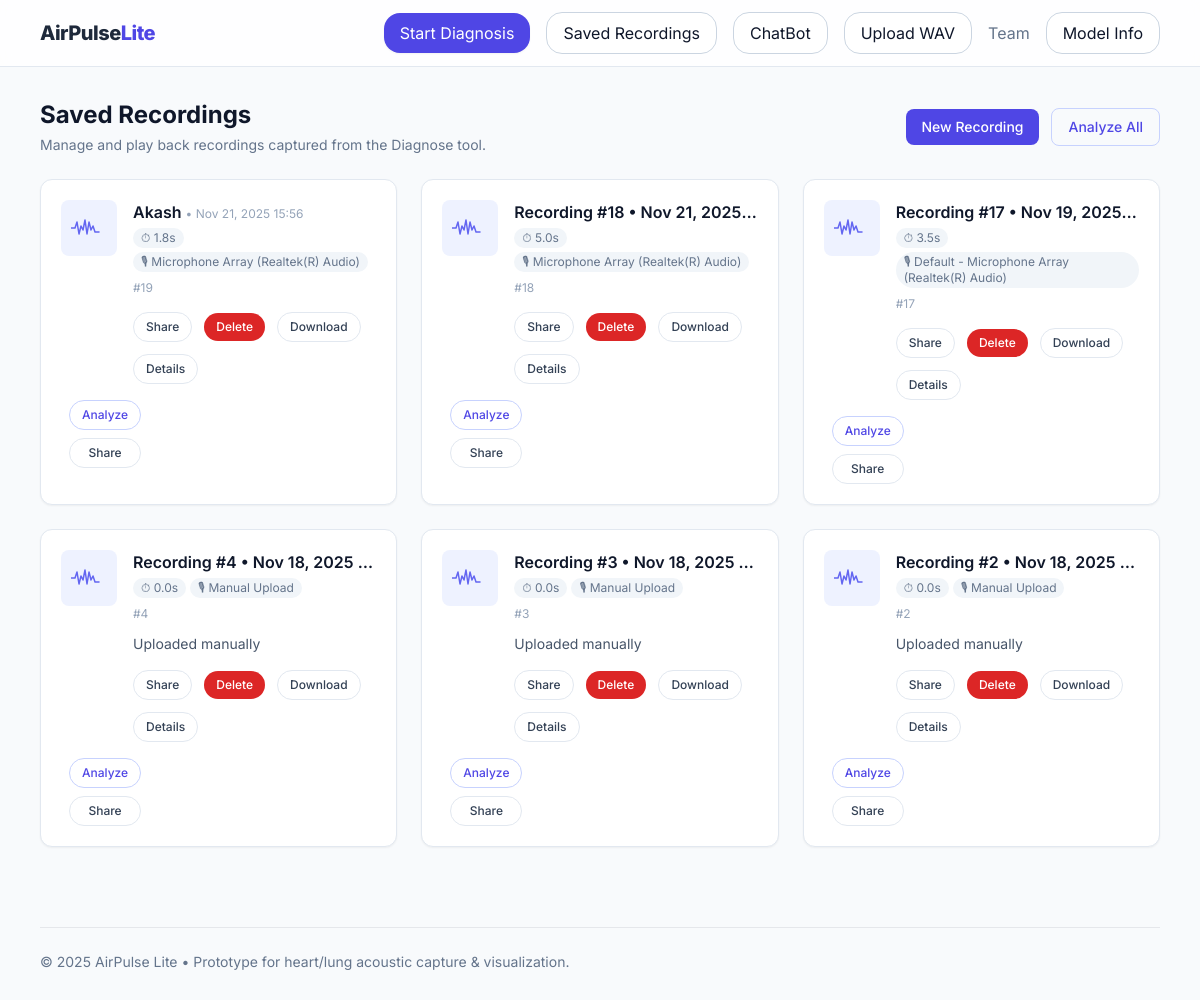
The app's page /recordings with its own data.
### tables this page shows
CREATE TABLE recordings(
        id INTEGER PRIMARY KEY AUTOINCREMENT,
        filename TEXT NOT NULL,
        created_at TEXT NOT NULL,
        duration_sec REAL,
        device_label TEXT,
        notes TEXT
    , title TEXT);

### app.py (the view)
@app.route("/recordings")
def recordings():
    con = get_db()
    rows = con.execute("SELECT * FROM recordings ORDER BY id DESC").fetchall()
    con.close()
    return render_template("recordings.html", recordings=rows)

### app.py (called while the page is built)
def get_db():
    con = sqlite3.connect(DB_PATH)
    con.row_factory = sqlite3.Row
    return con

@app.template_filter("dt")
def dt(value):
    if not value:
        return ""
    try:
        s = value
        if isinstance(s, str) and s.endswith("Z"):
            s = s[:-1]
        dtobj = datetime.datetime.fromisoformat(s)
        return dtobj.strftime("%b %d, %Y %H:%M")
    except Exception:
        return value

### templates/recordings.html (shortened to what this page needs)
{% extends "base.html" %} {% block content %}
<div class="flex items-center justify-between mb-6 flex-wrap gap-3">
  <div>
    <h1 class="text-2xl font-bold text-slate-900">Saved Recordings</h1>
    <p class="text-sm text-slate-500 mt-1">
      Manage and play back recordings captured from the Diagnose tool.
    </p>
  </div>
  <div class="flex gap-3 items-center">
    <a
      href="{{ url_for('diagnose') }}"
      class="inline-flex items-center px-4 py-2 text-sm font-medium rounded-lg bg-indigo-600 text-white hover:bg-indigo-700 focus:outline-none focus:ring-2 focus:ring-indigo-500 focus:ring-offset-1"
    >
      New Recording
    </a>
    <button
      id="analyzeAll"
      class="inline-flex items-center px-4 py-2 text-sm font-medium rounded-lg border border-indigo-200 text-indigo-600 hover:bg-indigo-50 focus:outline-none focus:ring-2 focus:ring-indigo-500 focus:ring-offset-1"
      aria-label="Analyze all recordings"
    >
      Analyze All
    </button>
  </div>
</div>
<div class="grid grid-cols-1 md:grid-cols-2 lg:grid-cols-3 gap-6">
   {% for r in recordings %}
  <div
    class="bg-white border border-slate-200 rounded-xl p-5 shadow-sm hover:shadow-md transition-shadow"
    data-rec-id="{{ r['id'] }}"
    data-filename="{{ r['filename'] }}"
  >
    <div class="flex flex-wrap gap-4 items-start">
      <div class="flex-none">
        <div
          class="w-14 h-14 rounded-lg bg-indigo-50 flex items-center justify-center"
        >
          <svg
            width="36"
            height="18"
            viewBox="0 0 36 18"
            fill="none"
            xmlns="http://www.w3.org/2000/svg"
          >
            <path
              d="M0 9h4l2-6 2 12 2-8 2 4 2-10 2 14 2-12 2 8 2-4 2 6h4"
              stroke="#6366F1"
              stroke-width="1.5"
              stroke-linecap="round"
              stroke-linejoin="round"
            />
          </svg>
        </div>
      </div>
      <div class="flex-1 min-w-[220px]">
        <div class="flex items-start justify-between gap-2 flex-wrap">
          <div class="min-w-0">
            {% if r['title'] and r['title']|trim %}
            <h3 class="font-semibold text-slate-900 truncate">
              {{ r['title'] }}
              <span class="text-xs text-slate-400 font-normal">
                • {{ r['created_at']|dt }}</span
              >
            </h3>
            {% else %}
            <h3 class="font-semibold text-slate-900 truncate">
              Recording #{{ r['id'] }} • {{ r['created_at']|dt }}
            </h3>
            {% endif %}
            <div
              class="mt-1 text-xs text-slate-500 flex flex-wrap items-center gap-1"
            >
              <span
                class="inline-flex items-center px-2 py-0.5 rounded-full bg-slate-100"
              >
                ⏱ {{ '%.1f' % (r['duration_sec'] or 0) }}s
              </span>
              <span
                class="inline-flex items-center px-2 py-0.5 rounded-full bg-slate-100"
              >
                🎙 {{ r['device_label'] or 'Unknown' }}
              </span>
            </div>
          </div>
          <div class="text-xs text-slate-400 flex items-center">
            #{{ r['id'] }}
          </div>
        </div>
        {% if r['notes'] %}
        <p class="mt-3 text-sm text-slate-600 line-clamp-2">{{ r['notes'] }}</p>
        {% endif %}
        <div class="mt-4 flex flex-wrap items-center gap-2 sm:gap-3">
          <button
            class="btn-share inline-flex items-center px-3 py-1.5 text-xs font-medium rounded-full border border-slate-200 text-slate-700 hover:bg-slate-50 focus:outline-none focus:ring-2 focus:ring-indigo-500"
            data-id="{{ r['id'] }}"
            aria-label="Share recording {{ r['id'] }}"
          >
            Share
          </button>
          <button
            class="btn-delete inline-flex items-center px-3 py-1.5 text-xs font-medium rounded-full bg-red-600 text-white hover:bg-red-700 focus:outline-none focus:ring-2 focus:ring-red-500"
            data-id="{{ r['id'] }}"
            aria-label="Delete recording {{ r['id'] }}"
          >
            Delete
          </button>
          <a
            class="inline-flex items-center px-3 py-1.5 text-xs font-medium rounded-full border border-slate-200 text-slate-700 hover:bg-slate-50 focus:outline-none focus:ring-2 focus:ring-indigo-500"
            href="{{ url_for('uploaded_file', filename=r['filename']) }}"
            download
            aria-label="Download recording {{ r['id'] }}"
          >
            Download
          </a>
          <a
            href="{{ url_for('recording_detail', rec_id=r['id']) }}"
            class="inline-flex items-center px-3 py-1.5 text-xs font-medium rounded-full border border-slate-200 text-slate-700 hover:bg-slate-50 focus:outline-none focus:ring-2 focus:ring-indigo-500"
            aria-label="View details for recording {{ r['id'] }}"
          >
            Details
          </a>
        </div>
      </div>
      <div
        class="flex-none w-full sm:w-auto sm:text-right mt-2 sm:mt-0 sm:ml-2"
      >
        <div
          class="flex w-full sm:w-auto justify-start sm:justify-end gap-2 sm:flex-col items-stretch"
        >
          <button
            class="btn-analyze inline-flex justify-center items-center px-3 py-1.5 text-xs font-medium rounded-full border border-indigo-200 text-indigo-600 hover:bg-indigo-50 focus:outline-none focus:ring-2 focus:ring-indigo-500"
            data-id="{{ r['id'] }}"
            aria-label="Analyze recording {{ r['id'] }}"
          >
            Analyze
          </button>
          <button
            class="btn-share inline-flex justify-center items-center px-3 py-1.5 text-xs font-medium rounded-full border border-slate-200 text-slate-700 hover:bg-slate-50 focus:outline-none focus:ring-2 focus:ring-indigo-500"
            data-id="{{ r['id'] }}"
            aria-label="Share recording {{ r['id'] }}"
          >
            Share
          </button>
        </div>
      </div>
    </div>
  </div>
  {% endfor %}
</div>
{% endblock %}

### templates/base.html (shortened to what this page needs)
<!DOCTYPE html>
<html lang="en">
  <head>
    <script src="https://cdn.tailwindcss.com"></script>
    <link
      rel="stylesheet"
      href="{{ url_for('static', filename='css/styles.css') }}"
    />
  </head>
  <body
    class="bg-slate-50 text-slate-800"
    style="
      font-family: Inter, system-ui, -apple-system, Segoe UI, Roboto, Helvetica,
        Arial, Apple Color Emoji, Segoe UI Emoji;
    "
  >
    <nav
      class="bg-white/80 backdrop-blur border-b border-slate-200 sticky top-0 z-40"
    >
      <div
        class="max-w-6xl mx-auto px-4 py-3 flex items-center justify-between"
      >
        <a
          href="{{ url_for('index') }}"
          class="font-extrabold text-xl tracking-tight"
          >AirPulse<span class="text-indigo-600">Lite</span></a
        >
        <div class="flex items-center gap-4">
          <div class="hidden sm:flex items-center gap-4">
            <a href="{{ url_for('diagnose') }}" class="btn">Start Diagnosis</a>
            <a href="{{ url_for('recordings') }}" class="btn-outline"
              >Saved Recordings</a
            >
            <a href="{{ url_for('chatbot') }}" class="btn-outline">ChatBot</a>
            <a href="{{ url_for('upload_wav') }}" class="btn-outline"
              >Upload WAV</a
            >
            <button id="teamBtn" class="text-slate-500 hover:text-slate-900">
              Team
            </button>
            <button id="modelInfoBtn" class="btn-outline" type="button">
              Model Info
            </button>
          </div>
        </div>
      </div>
    </nav>
    <main id="main-content" role="main" class="max-w-6xl mx-auto px-4 py-8">
      {% block content %}{% endblock %}
    </main>
    <footer class="max-w-6xl mx-auto px-4 py-12 text-sm text-slate-500">
      <div class="border-t pt-6">
        <p>
          © {{ 2025 }} AirPulse Lite • Prototype for heart/lung acoustic capture
          & visualization.
        </p>
      </div>
    </footer>
  </body>
</html>

### static/css/styles.css (style rules this page uses)
.btn { padding: 0.5rem 1rem; border-radius: 1rem; background: #4f46e5; color: #fff; transition: background 0.2s, box-shadow 0.2s; box-shadow: 0 1px 2px rgba(0, 0, 0, 0.05); }
.btn-outline { padding: 0.5rem 1rem; border-radius: 1rem; border: 1px solid #cbd5e1; color: #0f172a; background: #fff; transition: background 0.2s; }

### records on screen
recordings: title "Akash", created_at|dt "Nov 21, 2025 15:56", duration_sec "1.8", device_label "Microphone Array (Realtek(R) Audio)", id "19"
recordings: id "18", created_at|dt "Nov 21, 2025…", duration_sec "5.0", device_label "Microphone Array (Realtek(R) Audio)"
recordings: id "17", created_at|dt "Nov 19, 2025…", duration_sec "3.5", device_label "Default - Microphone Array (Realtek(R) Audio)"
recordings: id "4", created_at|dt "Nov 18, 2025…", duration_sec "0.0", device_label "Manual Upload", notes "Uploaded manually"
recordings: id "3", created_at|dt "Nov 18, 2025…", duration_sec "0.0", device_label "Manual Upload", notes "Uploaded manually"
recordings: id "2", created_at|dt "Nov 18, 2025…", duration_sec "0.0", device_label "Manual Upload", notes "Uploaded manually"

### other values on screen
{{ 2025 }} "2025"
